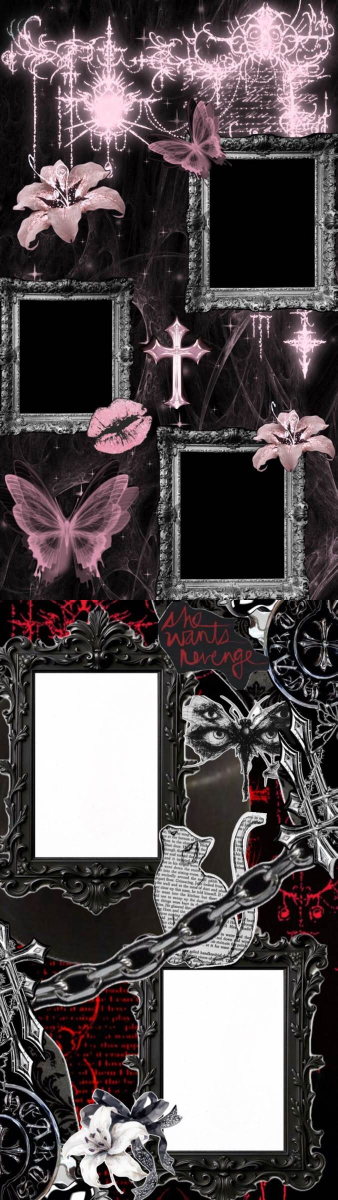
#> input picture .config/ags/assets/sidebar-frames.jpeg, 675 x 2400 px (shown at 1/2 size)
$ python measure-mats.py sidebar-frames.jpeg
#> lines starting #> are read from the running program, lines starting #| are printed output that depends on the picture; after the words box and inside, x2 and y2 are one past the last pixel; in counts of white or black regions, pixels touching at a corner belong together
#!/usr/bin/env python3
"""
Find the empty mats in a sidebar frame collage and print them as the MATS
literal that widget/Sidebar.tsx uses to place its keys.

    python3 assets/measure-mats.py sidebar-frames.jpeg

A "mat" is the flat empty rectangle inside a picture frame -- the part a key
should cover. They are not always dark: sidebar.jpeg has black mats,
sidebar2.jpeg has white ones, so both extremes are searched.

Why measure instead of eyeballing: a first pass here scanned for dark *rows*
across the whole image and picked up the dark backdrop as well, which put the
first frame's top edge out by 13% of the drawer. Restricting the scan to a
frame's own column and demanding a near-solid run fixes that.

Output fractions are of the whole image, which is what the widget wants: the
picture is painted with `background-size: 100% 100%`, so it stretches to the
drawer and fractions hold at any height.

TO FINE-TUNE BY HAND: edit the MATS array in widget/Sidebar.tsx directly. The
numbers are plain fractions -- 0 is the top/left edge, 1 the bottom/right. Nudge
`top`/`bottom` to move a key up or down, `left`/`right` to widen it. Overlapping
the surrounding ornaments is fine; the key is drawn over them.
"""

import sys
from collections import deque
from pathlib import Path

import numpy as np
from PIL import Image

HERE = Path(__file__).resolve().parent

# a mat must be at least this fraction of the image in each direction, which
# keeps out the small dark gaps between the ornaments
MIN_W = 0.14
MIN_H = 0.05

# a real mat is a solid rectangle: this is the minimum ratio of component area
# to bounding-box area, which rejects ragged shapes like the chain and lilies
FILL = 0.85

# labelling runs on a downscale; full resolution is 1.6M pixels and this is a
# pure-python flood fill (scipy is not installed here)
SCALE = 4


def components(mask: np.ndarray) -> list[tuple[float, float, float, float]]:
    """Solid rectangles in `mask`, as (top, bottom, left, right) fractions."""
    h, w = mask.shape
    seen = np.zeros_like(mask, bool)
    out = []

    for sy in range(h):
        for sx in range(w):
            if not mask[sy, sx] or seen[sy, sx]:
                continue

            queue = deque([(sy, sx)])
            seen[sy, sx] = True
            ys, xs, area = [sy], [sx], 0

            while queue:
                y, x = queue.popleft()
                area += 1
                for dy, dx in ((1, 0), (-1, 0), (0, 1), (0, -1)):
                    ny, nx = y + dy, x + dx
                    if 0 <= ny < h and 0 <= nx < w and mask[ny, nx] and not seen[ny, nx]:
                        seen[ny, nx] = True
                        queue.append((ny, nx))
                        ys.append(ny)
                        xs.append(nx)

            y0, y1, x0, x1 = min(ys), max(ys), min(xs), max(xs)
            bw, bh = x1 - x0 + 1, y1 - y0 + 1
            if bw < MIN_W * w or bh < MIN_H * h:
                continue
            if area / (bw * bh) < FILL:
                continue
            out.append((y0 / h, y1 / h, x0 / w, x1 / w))

    return out


def main() -> None:
    name = sys.argv[1] if len(sys.argv) > 1 else "sidebar-frames.jpeg"
    path = HERE / name
    if not path.is_file():
        raise SystemExit(f"error: no such image: {path}")

    im = Image.open(path).convert("L")
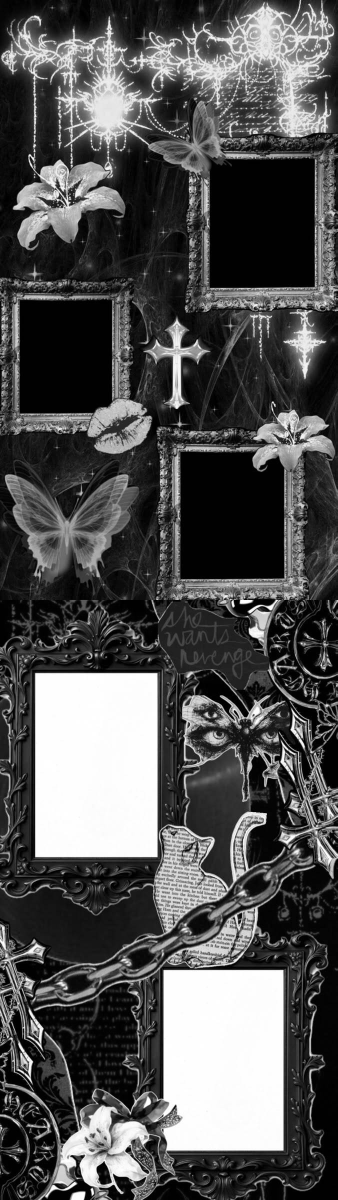
#> im: PIL image 675x2400 L (shown at 1/2 size); min 0, max 255, mean 82.6
    W, H = im.size
#> W = 675; H = 2400
    grey = np.array(im.resize((W // SCALE, H // SCALE), Image.BILINEAR))
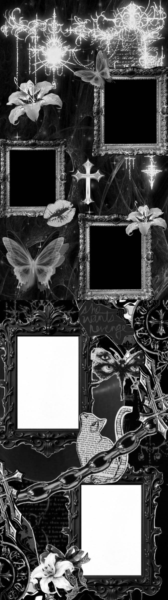
#> grey: shape (600, 168); min 0, max 255, mean 82.6

    # dark mats (sidebar.jpeg) and light mats (sidebar2.jpeg)
    mats = components(grey < 26) + components(grey > 228)
#> after the loop in components, `for sy in range(h):`:
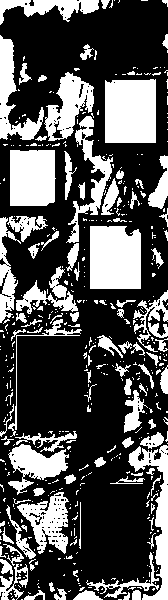
#> seen: shape (600, 168) bool; 32.4% white; 473 white regions (374 under 20 px), largest, box (x1, y1, x2, y2) and area: (105, 79, 156, 143) 3205, (90, 226, 141, 289) 3109, (10, 150, 56, 206) 2489
#> after the loop in components (call 2), `for sy in range(h):`:
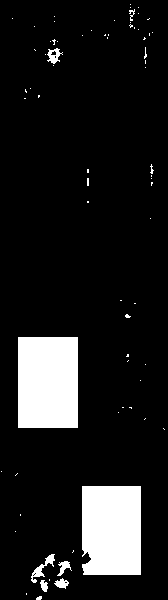
#> seen: shape (600, 168) bool; 11.4% white; 71 white regions (63 under 20 px), largest, box (x1, y1, x2, y2) and area: (18, 337, 78, 428) 5460, (82, 486, 141, 575) 5165, (31, 554, 55, 583) 199
#> mats = [(0.132, 0.237, 0.625, 0.923), (0.25, 0.342, 0.0595, 0.327), (0.377, 0.48, 0.536, 0.833), (0.562, 0.712, 0.107, 0.458), (0.81, 0.957, 0.488, 0.833)]
    mats.sort()

    keep = []
    for m in mats:
        if all(abs(m[0] - k[0]) > 0.02 or abs(m[2] - k[2]) > 0.02 for k in keep):
            keep.append(m)
#> this loop made 5 passes
#> after the loop, keep has the same summary as mats

    print(f"// {name}  {W}x{H}  --  {len(keep)} mats")
#| // sidebar-frames.jpeg  675x2400  --  5 mats
    print("const MATS: Array<Mat> = [")
    for top, bottom, left, right in keep:
        side = "left" if left < 0.4 else "right"
        print(
            f"  {{ top: {top:.3f}, bottom: {bottom:.3f}, "
            f"left: {left:.3f}, right: {right:.3f} }}, // {side}"
        )
#> this loop made 5 passes
#|   { top: 0.132, bottom: 0.237, left: 0.625, right: 0.923 }, // right
#|   { top: 0.250, bottom: 0.342, left: 0.060, right: 0.327 }, // left
#|   { top: 0.377, bottom: 0.480, left: 0.536, right: 0.833 }, // right
#|   { top: 0.562, bottom: 0.712, left: 0.107, right: 0.458 }, // left
#|   { top: 0.810, bottom: 0.957, left: 0.488, right: 0.833 }, // right
    print("]")


if __name__ == "__main__":
    main()

$ run again, with .config/ags/assets/brushed.png saved as .config/ags/assets/sidebar-frames.jpeg
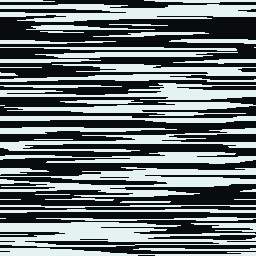
#> input picture .config/ags/assets/brushed.png, 256 x 256 px
#> after the loop in components, `for sy in range(h):`:
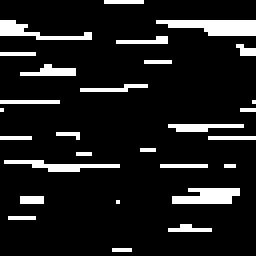
#> seen: shape (64, 64) bool (shown 4 times larger); 10.7% white in thin lines or dots
#> after the loop in components (call 2), `for sy in range(h):`:
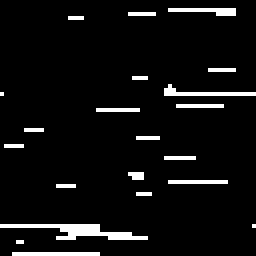
#> seen: shape (64, 64) bool (shown 4 times larger); 5.9% white in thin lines or dots
#> mats = []
#| // sidebar-frames.jpeg  256x256  --  0 mats

$ run again, with .config/ags/assets/grain.png saved as .config/ags/assets/sidebar-frames.jpeg
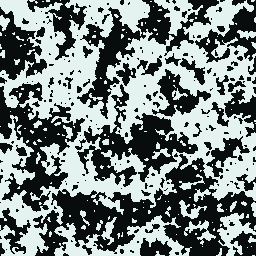
#> input picture .config/ags/assets/grain.png, 256 x 256 px
#> after the loop in components, `for sy in range(h):`:
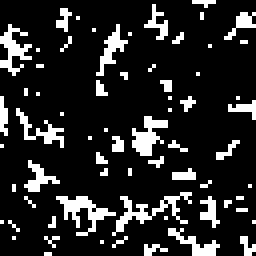
#> seen: shape (64, 64) bool (shown 4 times larger); 15.3% white in thin lines or dots
#> after the loop in components (call 2), `for sy in range(h):`:
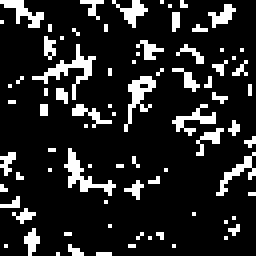
#> seen: shape (64, 64) bool (shown 4 times larger); 14.4% white in thin lines or dots
#> mats = []
#| // sidebar-frames.jpeg  256x256  --  0 mats
